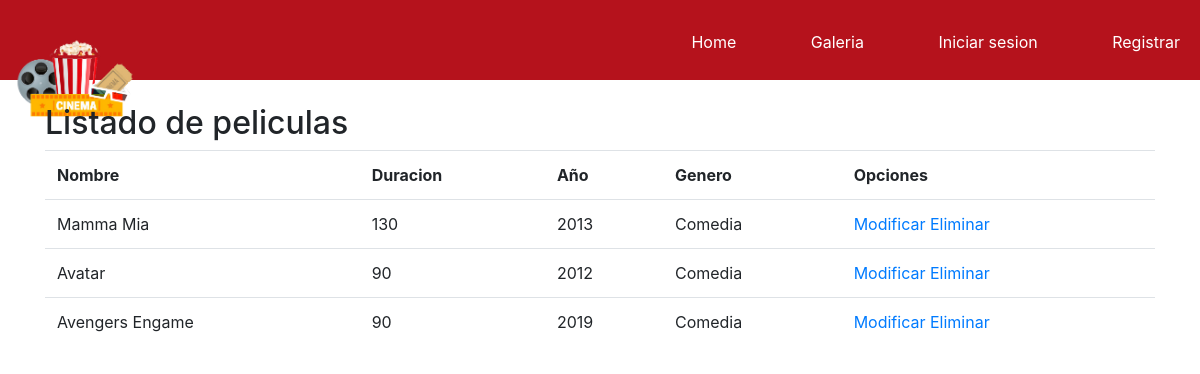
/listado_peliculas/, run on an earlier commit of the app's database.
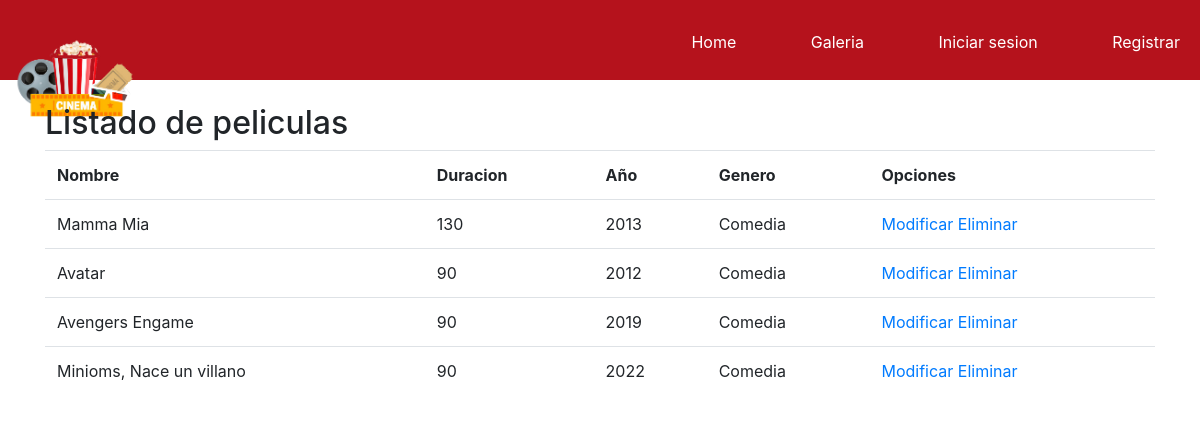
And on a later commit of the database.
### core/models.py (models this page shows, shortened)
class Pelicula(models.Model):
    nombre=models.CharField(max_length=200)
    duracion= models.IntegerField()
    anio=models.IntegerField()
    genero=models.ForeignKey(Genero, on_delete=models.CASCADE)
    sinopsis = models.TextField(null = True, blank = True)
    fecha_estreno = models.DateField()
    imagen = models.ImageField(null = True, blank = True)

class Genero(models.Model):
    nombre= models.CharField(max_length=80)
    def __str__(self):
        return self.nombre

### core/views.py (the view)
# urls.py: path('listado_peliculas/',listado_pelicula, name='listado_peliculas'),
def listado_pelicula(request):
    peliculas=Pelicula.objects.all()
    data={
        'peliculas':peliculas
    }
    return render(request, 'core/listado_peliculas.html',data)

### core/templates/core/listado_peliculas.html (shortened to what this page needs)
{% extends 'core/basico.html' %}
{% load static%}
{% block contenido %}
{% block css %}
<link rel="stylesheet" href="//cdnjs.cloudflare.com/ajax/libs/toastr.js/latest/css/toastr.min.css">
{%endblock %}
 <h2> Listado de peliculas </h2>
 <table class="table table-stripped">
    <tr>
        <th>
            Nombre
        </th>
        <th>
            Duracion
        </th>
        <th>
            Año
        </th>
        <th>
            Genero
        </th>
        <th>
            Opciones
        </th>
    </tr>
    {% for p in peliculas %}
       <tr>
        <td>
            {{p.nombre}}
        </td>
        <td>
            {{p.duracion}}
        </td>
        <td>
            {{p.anio}}
        </td>
        <td>{{p.genero}}</td>
        <td>
            <a href="{% url 'modificar_pelicula' p.id %}">Modificar</a>
            <a onclick="confirmarEliminacion(  '{{p.id }}'  , '{{p.nombre }}' )" href="#">Eliminar</a> </td>
       </tr>
    {% endfor %}
 </table>
{% endblock %}

What changed in the data, as far as the page shows it:
added Pelicula: nombre "Minioms, Nace un villano", duracion "90", anio "2022", genero "Comedia"
